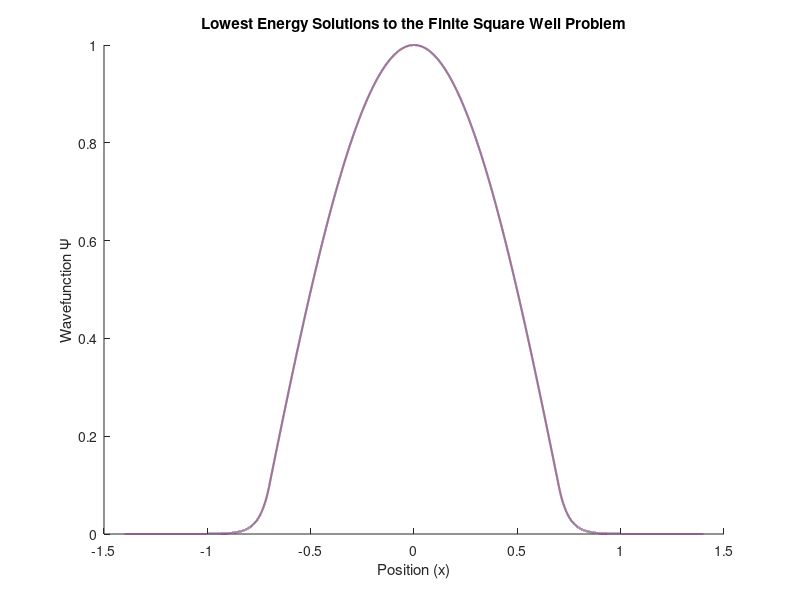

Source code (MATLAB): (Note: this script raises an error after producing the figure.)
% Solutions to the Square Well 
% plots the lowest solutions to the square well
% potential and wave functions 
close all; clear; clc;

% Plot the potential and the wave functions of these solutions
% Pick one unknown value, for instance, D to be equal to 1
a = 0.7;        % units: nm
m = 1.0;        % units: e_m (mass of an electron)
V0 = 17;        % units: ev 

% see schrodinger.m (modified) for calculations  
E1 = 0.1683; % EVEN 
E2 = 0.6727; % ODD 

% colors--why not! 
palatinate_purple = 1/255*[104,45,99];
english_lavender = 1/255*[189,139,156];
platinum = 1/255*[232,233,233];
dark_slate_blue = 1/255*[65,66,136];
old_mauve =  1/255*[112,61,87];
russian_green = 1/255*[92,148,110];
metal = 1/255*[42,45,52];

% initialization
hbar2 = 0.076199682; % m_e Ev nm^2 
k1 = sqrt(2*m*E1/hbar2); 
k2 = sqrt(2*m*E2/hbar2); 
mu1 = sqrt(2*m*(V0-E1)/hbar2); 
mu2 = sqrt(2*m*(V0-E2)/hbar2);  

% create the intervals for each region 
xl = linspace(-2*a,-a,1e4); 
xm = linspace(-a,a,1e4); 
xr = linspace(a,2*a,1e4); 

% setup 
set(gcf,'OuterPosition', get(0,'Screensize') );
disp("Wave Function for Finite Square Well Ψ"); 

% Unknowns 
B = 1; 
A1 = 1;
A2 = -.5;

% Boundary Conditions
D1 = cos(k1*a)/exp(-mu1*a);
D2 = (cos(k1*a)/exp(-mu2*a));

% EVEN E1 (1st)
psi1l = D1*exp(mu1*(xl)); 
psi1m = A1*cos(k1*xm); 
psi1r = D1*exp(-mu1*(xr)); % D1 = F 

% ODD E2 (2nd) 
psi2l = D2*exp(mu2*(xl));
psi2m = A2*sin(k2*xm);
psi2r = -D2*exp(-mu2*(xr)); % D2 = F 

hold on 
% Plotting Ψ as a Function of Position in the Well 
p1(1) = plot(xl,psi1l,'Color',palatinate_purple,'LineWidth',1.5);
p1(2) = plot(xm,psi1m,'Color',palatinate_purple,'LineWidth',1.5);
p1(3) = plot(xr,psi1r,'Color',palatinate_purple,'LineWidth',1.5);
% 'Color',palatinate_purple,'LineWidth',1.5,'DisplayName',"E = 0.1683");
ylabel("Wavefunction Ψ");
title("Lowest Energy Solutions to the Finite Square Well Problem");
xlabel("Position (x)");
xline(a,'LineWidth',2,'Color',metal); 
xline(-a,'LineWidth',2,'Color',metal); 
ylim([-1.5 1.5])
xlim([-1.3 1.3]) 
set(gca,'FontSize',16)
p2(1) = plot(xl,psi2l,'Color',english_lavender,'LineWidth',1.5);
p2(2) = plot(xm,psi2m,'Color',english_lavender,'LineWidth',1.5);
p2(3) = plot(xr,psi2r,'Color',english_lavender,'LineWidth',1.5);
legend([p1(1), p2(1)], {'E = 0.1683', 'E = 0.6727'}) 

%{
% Graphing the Potential 
% Potential for E1
%} 

en1 = E1; 
mat = [xl, xm, xr]; 
mat2 = [];
i = 0;
lin = -2*a:0.0001:2*a; 
for n=-2*a:0.0001:2*a 
    i = i + 1; 
    if mat(i) < -a % left region -2*a to (-a) 
        mat2 = [mat2,V0]; 
    elseif mat(i) >= -a & mat(i) <= a % middle region -a to a 
        mat2 = [mat2,en1];
    else  % right region 
        mat2 = [mat2,V0];        
    end
end

figure
subplot(2,1,1);
yline(E1,'-.','LineWidth',1,'Color',english_lavender)
hold on; 
plot(lin,mat2,'Color',metal);
text(1.3/2,E1+1.3,'E1 = 0.6964') %E1 = 0.1920; 
xlim([-1.3 1.3]) 
ylim([-3 20])
title("Potential Graph for a Solution to Finite Square Well Problem (E1)") 
xlabel("Position (x)")
ylabel("Energy (eV)") 

% Potential for E2
en2 = E2; 
mat = [xl, xm, xr]; 
mat2 = [];
i = 0;
lin = -2*a:0.0001:2*a; 
for n=-2*a:0.0001:2*a 
    i = i + 1; 
    if mat(i) < -a % left region -2*a to (-a) 
        mat2 = [mat2,V0]; 
    elseif mat(i) >= -a & mat(i) <= a % middle region -a to a
        mat2 = [mat2,en2];
    else  % right region a to 2*a 
        mat2 = [mat2,V0];        
    end
end

subplot(2,1,2);
yline(E2,'-.','LineWidth',1,'Color',english_lavender)
hold on; 
plot(lin,mat2,'Color',metal);
lp = linspace(-2*a,-a,10^4);
rp = linspace(-3,20,10^4);
hold on;
text(1.3/2,E2+1.3,'E2 = 0.6964') 
xlim([-1.3 1.3]) 
ylim([-3 20])
title("Potential Graph for a Solution to Finite Square Well Problem (E2)") 
xlabel("Position (x)")
ylabel("Energy (eV)") 

